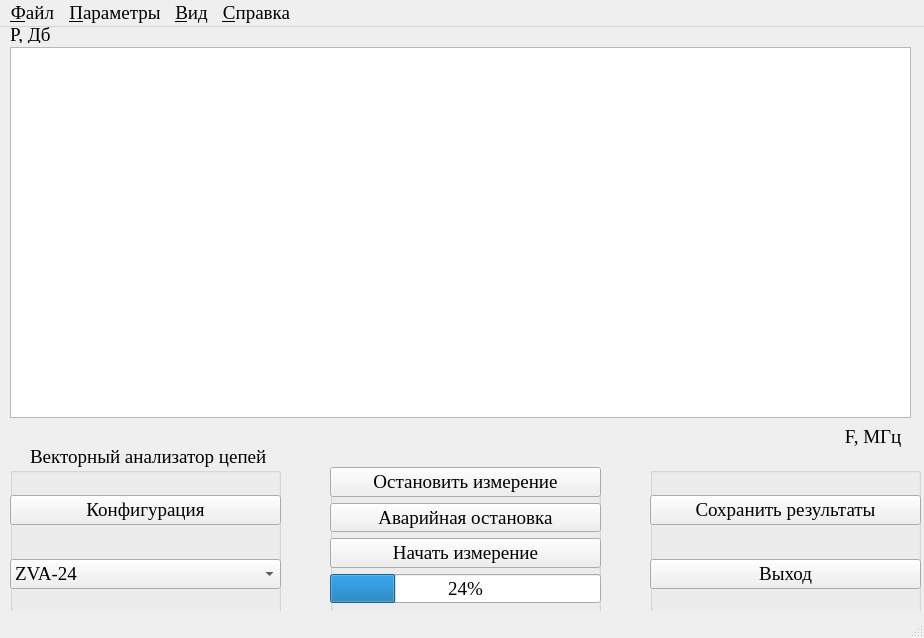
<?xml version="1.0" encoding="UTF-8"?>
<ui version="4.0">
 <class>MainWindow</class>
 <widget class="QMainWindow" name="MainWindow">
  <property name="geometry">
   <rect>
    <x>0</x>
    <y>0</y>
    <width>924</width>
    <height>638</height>
   </rect>
  </property>
  <property name="font">
   <font>
    <family>Liberation Serif</family>
    <pointsize>14</pointsize>
   </font>
  </property>
  <property name="windowTitle">
   <string>Универсальный комплекс</string>
  </property>
  <widget class="QWidget" name="centralwidget">
   <widget class="QGraphicsView" name="graphicsView">
    <property name="geometry">
     <rect>
      <x>10</x>
      <y>20</y>
      <width>901</width>
      <height>371</height>
     </rect>
    </property>
   </widget>
   <widget class="QGroupBox" name="groupBox">
    <property name="geometry">
     <rect>
      <x>10</x>
      <y>440</y>
      <width>271</width>
      <height>151</height>
     </rect>
    </property>
    <property name="font">
     <font>
      <family>Liberation Serif</family>
      <pointsize>14</pointsize>
     </font>
    </property>
    <property name="title">
     <string/>
    </property>
    <widget class="QWidget" name="verticalLayoutWidget">
     <property name="geometry">
      <rect>
       <x>0</x>
       <y>0</y>
       <width>271</width>
       <height>151</height>
      </rect>
     </property>
     <layout class="QVBoxLayout" name="verticalLayout">
      <item>
       <widget class="QPushButton" name="pushButton_2">
        <property name="text">
         <string>Конфигурация</string>
        </property>
       </widget>
      </item>
      <item>
       <widget class="QComboBox" name="comboBox">
        <property name="enabled">
         <bool>true</bool>
        </property>
        <property name="sizePolicy">
         <sizepolicy hsizetype="Minimum" vsizetype="Fixed">
          <horstretch>0</horstretch>
          <verstretch>0</verstretch>
         </sizepolicy>
        </property>
        <property name="sizeIncrement">
         <size>
          <width>0</width>
          <height>0</height>
         </size>
        </property>
        <property name="baseSize">
         <size>
          <width>0</width>
          <height>0</height>
         </size>
        </property>
        <item>
         <property name="text">
          <string>ZVA-24</string>
         </property>
        </item>
       </widget>
      </item>
     </layout>
    </widget>
   </widget>
   <widget class="QLabel" name="label_2">
    <property name="geometry">
     <rect>
      <x>840</x>
      <y>400</y>
      <width>61</width>
      <height>20</height>
     </rect>
    </property>
    <property name="text">
     <string> F, МГц</string>
    </property>
   </widget>
   <widget class="QLabel" name="label_3">
    <property name="geometry">
     <rect>
      <x>10</x>
      <y>0</y>
      <width>61</width>
      <height>16</height>
     </rect>
    </property>
    <property name="text">
     <string>P, Дб</string>
    </property>
   </widget>
   <widget class="QLabel" name="label">
    <property name="geometry">
     <rect>
      <x>30</x>
      <y>410</y>
      <width>259</width>
      <height>39</height>
     </rect>
    </property>
    <property name="font">
     <font>
      <family>Liberation Serif</family>
      <pointsize>14</pointsize>
     </font>
    </property>
    <property name="text">
     <string>Векторный анализатор цепей</string>
    </property>
   </widget>
   <widget class="QGroupBox" name="groupBox_2">
    <property name="geometry">
     <rect>
      <x>330</x>
      <y>440</y>
      <width>271</width>
      <height>151</height>
     </rect>
    </property>
    <property name="font">
     <font>
      <family>Liberation Serif</family>
      <pointsize>14</pointsize>
     </font>
    </property>
    <property name="title">
     <string/>
    </property>
    <widget class="QWidget" name="verticalLayoutWidget_2">
     <property name="geometry">
      <rect>
       <x>0</x>
       <y>0</y>
       <width>271</width>
       <height>136</height>
      </rect>
     </property>
     <layout class="QVBoxLayout" name="verticalLayout_2">
      <item>
       <widget class="QPushButton" name="pushButton_4">
        <property name="font">
         <font>
          <family>Liberation Serif</family>
          <pointsize>14</pointsize>
         </font>
        </property>
        <property name="text">
         <string>Остановить измерение</string>
        </property>
       </widget>
      </item>
      <item>
       <widget class="QPushButton" name="pushButton_5">
        <property name="font">
         <font>
          <family>Liberation Serif</family>
          <pointsize>14</pointsize>
         </font>
        </property>
        <property name="text">
         <string>Аварийная остановка</string>
        </property>
       </widget>
      </item>
      <item>
       <widget class="QPushButton" name="pushButton_3">
        <property name="font">
         <font>
          <family>Liberation Serif</family>
          <pointsize>14</pointsize>
         </font>
        </property>
        <property name="text">
         <string>Начать измерение</string>
        </property>
       </widget>
      </item>
      <item>
       <widget class="QProgressBar" name="progressBar">
        <property name="value">
         <number>24</number>
        </property>
       </widget>
      </item>
     </layout>
    </widget>
   </widget>
   <widget class="QGroupBox" name="groupBox_3">
    <property name="geometry">
     <rect>
      <x>650</x>
      <y>440</y>
      <width>271</width>
      <height>151</height>
     </rect>
    </property>
    <property name="font">
     <font>
      <family>Liberation Serif</family>
      <pointsize>14</pointsize>
     </font>
    </property>
    <property name="title">
     <string/>
    </property>
    <widget class="QWidget" name="verticalLayoutWidget_3">
     <property name="geometry">
      <rect>
       <x>0</x>
       <y>0</y>
       <width>271</width>
       <height>151</height>
      </rect>
     </property>
     <layout class="QVBoxLayout" name="verticalLayout_3">
      <item>
       <widget class="QPushButton" name="pushButton_7">
        <property name="font">
         <font>
          <family>Liberation Serif</family>
          <pointsize>14</pointsize>
         </font>
        </property>
        <property name="text">
         <string>Сохранить результаты</string>
        </property>
       </widget>
      </item>
      <item>
       <widget class="QPushButton" name="pushButton_6">
        <property name="font">
         <font>
          <family>Liberation Serif</family>
          <pointsize>14</pointsize>
         </font>
        </property>
        <property name="text">
         <string>Выход</string>
        </property>
       </widget>
      </item>
     </layout>
    </widget>
   </widget>
  </widget>
  <widget class="QMenuBar" name="menubar">
   <property name="geometry">
    <rect>
     <x>0</x>
     <y>0</y>
     <width>924</width>
     <height>21</height>
    </rect>
   </property>
   <widget class="QMenu" name="menu">
    <property name="title">
     <string>&amp;Файл</string>
    </property>
    <addaction name="action"/>
    <addaction name="action_2"/>
    <addaction name="separator"/>
    <addaction name="action_4"/>
   </widget>
   <widget class="QMenu" name="menu_2">
    <property name="title">
     <string>&amp;Параметры</string>
    </property>
   </widget>
   <widget class="QMenu" name="menu_3">
    <property name="title">
     <string>&amp;Вид</string>
    </property>
   </widget>
   <widget class="QMenu" name="menu_4">
    <property name="title">
     <string>&amp;Справка</string>
    </property>
   </widget>
   <addaction name="menu"/>
   <addaction name="menu_2"/>
   <addaction name="menu_3"/>
   <addaction name="menu_4"/>
  </widget>
  <widget class="QStatusBar" name="statusbar"/>
  <action name="action">
   <property name="text">
    <string>&amp;Открыть</string>
   </property>
  </action>
  <action name="action_2">
   <property name="text">
    <string>&amp;Сохранить</string>
   </property>
  </action>
  <action name="action_4">
   <property name="text">
    <string>&amp;Выход</string>
   </property>
  </action>
 </widget>
 <resources/>
 <connections/>
</ui>
